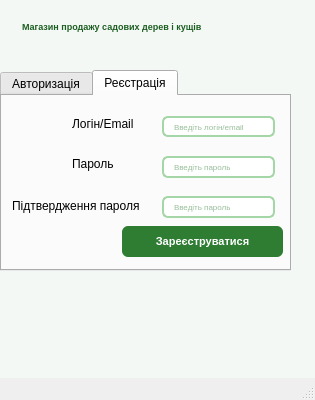
<?xml version="1.0" encoding="UTF-8"?>
<ui version="4.0">
 <class>MainWindow</class>
 <widget class="QMainWindow" name="MainWindow">
  <property name="geometry">
   <rect>
    <x>0</x>
    <y>0</y>
    <width>315</width>
    <height>400</height>
   </rect>
  </property>
  <property name="windowTitle">
   <string>МІЙ САД</string>
  </property>
  <property name="styleSheet">
   <string notr="true">/* Головне вікно та фоновий колір */
QWidget#Form, QWidget#centralwidget {
background-color: #f4f8f5;
font-family: 'Segoe UI', Arial, sans-serif;
}
/* Заголовок */
QLabel#lblTitle {
color: #1b5e20;
font-size: 7pt;
font-weight: bold;
margin-bottom: 8px;
}
/* Поля введення */
QLineEdit {
background-color: #ffffff;
border: 2px solid #a5d6a7;
border-radius: 6px;
padding: 3px 8px;
font-size: 6pt;
color: #2e7d32;
}
QLineEdit:focus {
border: 2px solid #2e7d32;
background-color: #ffffff;
}
/* Кнопка дії (Основна) */
QPushButton#btnLogin, QPushButton#btnRegister {
background-color: #2e7d32;
color: #ffffff;
font-size: 8pt;
font-weight: bold;
border: none;
border-radius: 6px;
padding: 8px;
}
QPushButton#btnLogin:hover, QPushButton#btnRegister:hover {
background-color: #388e3c;
}
QPushButton#btnLogin:pressed, QPushButton#btnRegister:pressed {
background-color: #1b5e20;
}
/* Чекбокс */
QCheckBox {
font-size: 8pt;
color: #37474f;
spacing: 5px;
}
QCheckBox::indicator:checked {
background-color: #2e7d32;
border: 1px solid #1b5e20;
border-radius: 3px;
}</string>
  </property>
  <widget class="QWidget" name="centralwidget">
   <widget class="QTabWidget" name="tabWidget">
    <property name="geometry">
     <rect>
      <x>0</x>
      <y>70</y>
      <width>291</width>
      <height>201</height>
     </rect>
    </property>
    <property name="currentIndex">
     <number>1</number>
    </property>
    <widget class="QWidget" name="tab">
     <attribute name="title">
      <string>Авторизація</string>
     </attribute>
     <widget class="QLineEdit" name="txtLoginEmail">
      <property name="geometry">
       <rect>
        <x>142</x>
        <y>20</y>
        <width>121</width>
        <height>21</height>
       </rect>
      </property>
      <property name="placeholderText">
       <string>Введіть логін/email</string>
      </property>
     </widget>
     <widget class="QLineEdit" name="txtPassword">
      <property name="geometry">
       <rect>
        <x>150</x>
        <y>60</y>
        <width>113</width>
        <height>22</height>
       </rect>
      </property>
      <property name="echoMode">
       <enum>QLineEdit::Password</enum>
      </property>
      <property name="placeholderText">
       <string>Введіть пароль</string>
      </property>
     </widget>
     <widget class="QLabel" name="label">
      <property name="geometry">
       <rect>
        <x>54</x>
        <y>20</y>
        <width>71</width>
        <height>20</height>
       </rect>
      </property>
      <property name="text">
       <string>Логін/Email</string>
      </property>
     </widget>
     <widget class="QLabel" name="label_2">
      <property name="geometry">
       <rect>
        <x>70</x>
        <y>60</y>
        <width>55</width>
        <height>16</height>
       </rect>
      </property>
      <property name="text">
       <string>Пароль</string>
      </property>
     </widget>
     <widget class="QCheckBox" name="chkRemember">
      <property name="geometry">
       <rect>
        <x>10</x>
        <y>100</y>
        <width>131</width>
        <height>20</height>
       </rect>
      </property>
      <property name="text">
       <string>Запам'ятай мене</string>
      </property>
     </widget>
     <widget class="QPushButton" name="btnLogin">
      <property name="geometry">
       <rect>
        <x>170</x>
        <y>100</y>
        <width>93</width>
        <height>28</height>
       </rect>
      </property>
      <property name="text">
       <string>Увійти</string>
      </property>
     </widget>
    </widget>
    <widget class="QWidget" name="tab_2">
     <attribute name="title">
      <string>Реєстрація</string>
     </attribute>
     <widget class="QLineEdit" name="txtLoginEmail_2">
      <property name="geometry">
       <rect>
        <x>160</x>
        <y>20</y>
        <width>113</width>
        <height>21</height>
       </rect>
      </property>
      <property name="placeholderText">
       <string>Введіть логін/email</string>
      </property>
     </widget>
     <widget class="QLineEdit" name="txtPassword_2">
      <property name="geometry">
       <rect>
        <x>160</x>
        <y>60</y>
        <width>113</width>
        <height>22</height>
       </rect>
      </property>
      <property name="echoMode">
       <enum>QLineEdit::Password</enum>
      </property>
      <property name="placeholderText">
       <string>Введіть пароль</string>
      </property>
     </widget>
     <widget class="QLineEdit" name="txtConfirmPassword">
      <property name="geometry">
       <rect>
        <x>160</x>
        <y>100</y>
        <width>113</width>
        <height>22</height>
       </rect>
      </property>
      <property name="text">
       <string/>
      </property>
      <property name="echoMode">
       <enum>QLineEdit::Password</enum>
      </property>
      <property name="placeholderText">
       <string>Введіть пароль</string>
      </property>
     </widget>
     <widget class="QLabel" name="label_3">
      <property name="geometry">
       <rect>
        <x>70</x>
        <y>20</y>
        <width>81</width>
        <height>16</height>
       </rect>
      </property>
      <property name="text">
       <string>Логін/Email</string>
      </property>
     </widget>
     <widget class="QLabel" name="label_4">
      <property name="geometry">
       <rect>
        <x>70</x>
        <y>60</y>
        <width>55</width>
        <height>16</height>
       </rect>
      </property>
      <property name="text">
       <string>Пароль</string>
      </property>
     </widget>
     <widget class="QLabel" name="label_5">
      <property name="geometry">
       <rect>
        <x>10</x>
        <y>100</y>
        <width>141</width>
        <height>20</height>
       </rect>
      </property>
      <property name="text">
       <string>Підтвердження пароля</string>
      </property>
     </widget>
     <widget class="QPushButton" name="btnRegister">
      <property name="geometry">
       <rect>
        <x>120</x>
        <y>130</y>
        <width>161</width>
        <height>31</height>
       </rect>
      </property>
      <property name="text">
       <string>Зареєструватися</string>
      </property>
     </widget>
    </widget>
   </widget>
   <widget class="QLabel" name="lblTitle">
    <property name="geometry">
     <rect>
      <x>20</x>
      <y>20</y>
      <width>261</width>
      <height>20</height>
     </rect>
    </property>
    <property name="text">
     <string>Магазин продажу садових дерев і кущів</string>
    </property>
   </widget>
  </widget>
  <widget class="QMenuBar" name="menubar">
   <property name="geometry">
    <rect>
     <x>0</x>
     <y>0</y>
     <width>315</width>
     <height>26</height>
    </rect>
   </property>
  </widget>
  <widget class="QStatusBar" name="statusbar"/>
 </widget>
 <resources/>
 <connections/>
</ui>
